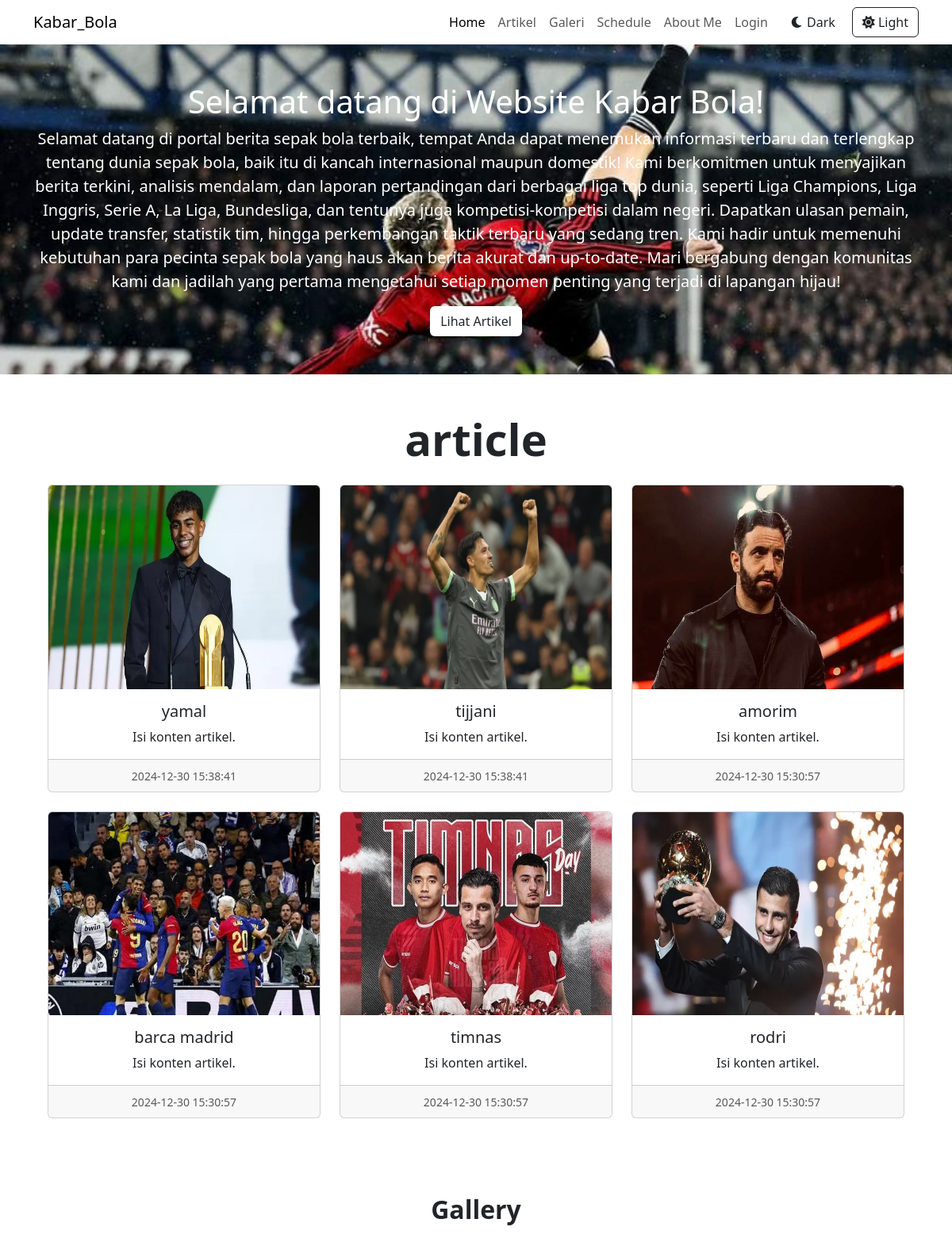
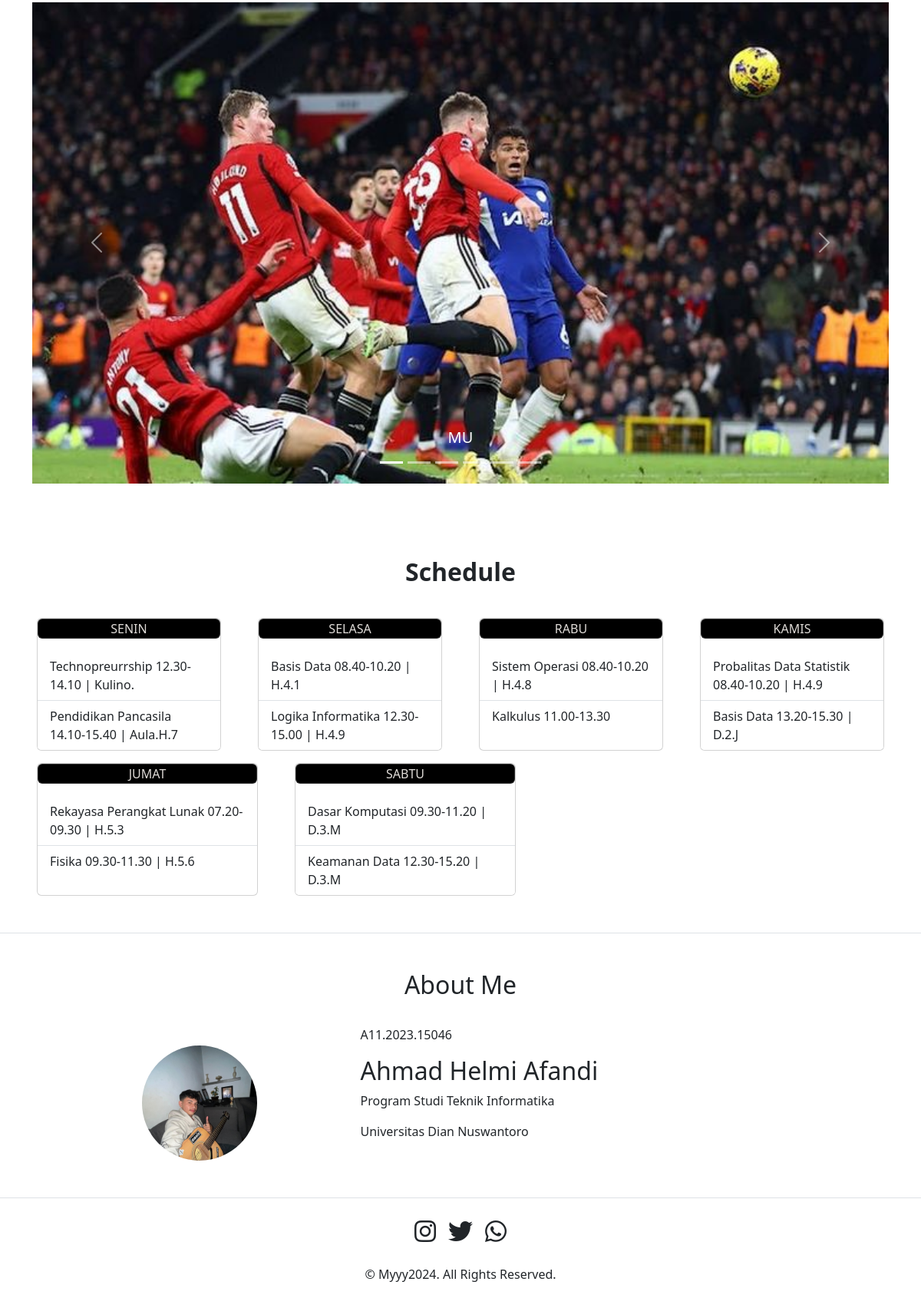
The page / on the database its author committed (2 pictures, top to bottom).
### tables this page shows
CREATE TABLE `article` (
  `id` int(11) NOT NULL,
  `judul` text DEFAULT NULL,
  `isi` text DEFAULT NULL,
  `gambar` text DEFAULT NULL,
  `tanggal` datetime DEFAULT NULL,
  `username` varchar(50) DEFAULT NULL
);

CREATE TABLE `gallery` (
  `id` int(11) NOT NULL,
  `judul` text DEFAULT NULL,
  `isi` text DEFAULT NULL,
  `gambar` text DEFAULT NULL,
  `tanggal` datetime DEFAULT NULL,
  `username` varchar(50) DEFAULT NULL
);

### index.php (the view, shortened to what this page needs)
<?php
include "koneksi.php";
?>
<!DOCTYPE html>
<html lang="id">
  <head>
    <link
      href="https://cdn.jsdelivr.net/npm/bootstrap@5.3.0/dist/css/bootstrap.min.css"rel="stylesheet"/>
    <link rel="stylesheet" href="https://cdnjs.cloudflare.com/ajax/libs/font-awesome/6.0.0-beta3/css/all.min.css"/>
  </head>
  <body>
    <nav class="navbar navbar-expand-lg" style="background-color: var(--bs-body-bg);">
      <div class="container">
        <a class="navbar-brand" href="#">Kabar_Bola</a>
        <div class="collapse navbar-collapse" id="navbarNav">
          <ul class="navbar-nav ms-auto">
            <li class="nav-item">
              <a class="nav-link active" href="#home">Home</a>
            </li>
            <li class="nav-item">
              <a class="nav-link" href="#artikel">Artikel</a>
            </li>
            <li class="nav-item">
              <a class="nav-link" href="#galeri">Galeri</a>
            </li>
            <li class="nav-item">
              <a class="nav-link" href="#schedule">Schedule</a>
            </li>
            <li class="nav-item">
              <a class="nav-link" href="#About Me">About Me</a>
            </li>
            <li class="nav-item">
              <a class="nav-link" href="login.php">Login</a>
            </li>
          </ul>
          <button id="dark-mode" class="btn btn-outline ms-2" style="background-color: var(--bs-body-bg);">
            <i class="fas fa-moon"></i> Dark
          </button>
          <button id="light-mode" class="btn btn-outline ms-2" style="background-color: var(--bs-body-bg);">
            <i class="fas fa-sun"></i> Light
          </button>
        </div>
      </div>
    </nav>
    <section id="home" class="bg-light py-5">
      <div class="container text-center">
        <h1>Selamat datang di Website Kabar Bola!</h1>
        <p class="lead">
            Selamat datang di portal berita sepak bola terbaik, tempat Anda dapat menemukan informasi terbaru dan terlengkap tentang dunia sepak bola, baik itu di kancah internasional maupun domestik! Kami berkomitmen untuk menyajikan berita terkini, analisis mendalam, dan laporan pertandingan dari berbagai liga top dunia, seperti Liga Champions, Liga Inggris, Serie A, La Liga, Bundesliga, dan tentunya juga kompetisi-kompetisi dalam negeri. Dapatkan ulasan pemain, update transfer, statistik tim, hingga perkembangan taktik terbaru yang sedang tren. Kami hadir untuk memenuhi kebutuhan para pecinta sepak bola yang haus akan berita akurat dan up-to-date. Mari bergabung dengan komunitas kami dan jadilah yang pertama mengetahui setiap momen penting yang terjadi di lapangan hijau!
        </p>
        <a href="#artikel" class="btn" style="background-color: var(--bs-body-bg);">Lihat Artikel</a>
      </div>
    </section>
    <section id="article" class="text-center p-5">
        <div class="container">
            <h1 class="fw-bold display-4 pb-3">article</h1>
            <div class="row row-cols-1 row-cols-md-3 g-4 justify-content-center">
            <?php
            $sql = "SELECT * FROM article ORDER BY tanggal DESC";
            $hasil = $conn->query($sql);
            while($row = $hasil->fetch_assoc()){
            ?>
                <div class="col">
                <div class="card h-100">
                    <div class="ratio ratio-4x3">
                    <img src="img/<?= $row["gambar"]?>" class="card-img-top img-fluid" alt="..." />
                    </div>
                    <div class="card-body">
                    <h5 class="card-title"><?= $row["judul"]?></h5>
                    <p class="card-text">
                        <?= $row["isi"]?>
                    </p>
                    </div>
                    <div class="card-footer">
                    <small class="text-body-secondary">
                        <?= $row["tanggal"]?>
                    </small>
                    </div>
                </div>
                </div>
                <?php
            }
            ?>
            </div>
        </div>
    </section>
    <section id="gallery" class="container my-5">
        <h2 class="text-center mb-4"><b>Gallery</b></h2>
            <div id="carouselExampleIndicators" class="carousel slide" data-bs-ride="carousel">
                <div class="carousel-indicators">
                    <?php
                    $sql = "SELECT * FROM gallery ORDER BY tanggal DESC";
                    $hasil = $conn->query($sql);
                    $counter = 0;
                    while($row = $hasil->fetch_assoc()){
                        $active_class = ($counter == 0) ? 'active' : '';
                        echo '<button type="button" data-bs-target="#carouselExampleIndicators" data-bs-slide-to="' . $counter . '" class="' . $active_class . '" aria-current="true" aria-label="Slide ' . ($counter + 1) . '"></button>';
                        $counter++;
                    }
                    ?>
                </div>
                <div class="carousel-inner">
                    <?php
                    $hasil->data_seek(0);
                    $counter = 0;
                    while($row = $hasil->fetch_assoc()){
                        $active_class = ($counter == 0) ? 'active' : '';
                        echo '<div class="carousel-item ' . $active_class . '">';
                        echo '<div class="ratio ratio-16x9">';
                        echo '<img src="img/' . $row["gambar"] . '" class="d-block w-100 img-fluid" alt="' . $row["judul"] . '">';
                        echo '</div>';
                        echo '<div class="carousel-caption d-none d-md-block">';
                        echo '<h5>' . $row["judul"] . '</h5>';
                        echo '</div>';
                        echo '</div>';
                        $counter++;
                    }
                    ?>
                </div>
                <button class="carousel-control-prev" type="button" data-bs-target="#carouselExampleIndicators" data-bs-slide="prev">
                    <span class="carousel-control-prev-icon" aria-hidden="true"></span>
                </button>
                <button class="carousel-control-next" type="button" data-bs-target="#carouselExampleIndicators" data-bs-slide="next">
                    <span class="carousel-control-next-icon" aria-hidden="true"></span>
                </button>
            </div>
    </section>
        <section id="schedule" class="text-start p-5 bg-body-light">
        <div class="container-schedule table-responsive">
            <div class="container-h2">
                <h2 class="fw-bold text-center mb-4">Schedule</h2>
                <div class="d-none d-md-block">
                    <div class="d-flex justify-content-center pt-3 gap-5">
                        <div class="card" style="width: 18rem;">
                            <ul class="list-group list-group-flush">
                                <div class="card mb-3 text-center" style="filter: invert(1);">SENIN</div>
                                <li class="list-group-item">Technopreurrship 12.30-14.10 | Kulino.</li>
                                <li class="list-group-item">Pendidikan Pancasila 14.10-15.40 | Aula.H.7</li>
                            </ul>
                        </div>
                        <div class="card" style="width: 18rem;">
                            <ul class="list-group list-group-flush">
                                <div class="card mb-3 text-center" style="filter: invert(1);">SELASA</div>
                                <li class="list-group-item">Basis Data 08.40-10.20 | H.4.1</li>
                                <li class="list-group-item">Logika Informatika 12.30-15.00 | H.4.9</li>
                            </ul>
                        </div>
                        <div class="card" style="width: 18rem;">
                            <ul class="list-group list-group-flush">
                                <div class="card mb-3 text-center" style="filter: invert(1);">RABU</div>
                                <li class="list-group-item">Sistem Operasi 08.40-10.20 | H.4.8</li>
                                <li class="list-group-item">Kalkulus 11.00-13.30</li>
                            </ul>
                        </div>
                        <div class="card" style="width: 18rem;">
                            <ul class="list-group list-group-flush">
                                <div class="card mb-3 text-center" style="filter: invert(1);">KAMIS</div>
                                <li class="list-group-item">Probalitas Data Statistik 08.40-10.20 | H.4.9</li>
                                <li class="list-group-item">Basis Data 13.20-15.30 | D.2.J</li>
                            </ul>
                        </div>
                    </div>
                    <div class="d-flex justify-content-start pt-3 gap-5">
                        <div class="card" style="width: 18rem;">
                            <ul class="list-group list-group-flush">
                                <div class="card mb-3 text-center" style="filter: invert(1);">JUMAT</div>
                                <li class="list-group-item">Rekayasa Perangkat Lunak 07.20-09.30 | H.5.3</li>
                                <li class="list-group-item">Fisika 09.30-11.30 | H.5.6</li>
                            </ul>
                        </div>
                        <div class="card" style="width: 18rem;">
                            <ul class="list-group list-group-flush">
                                <div class="card mb-3 text-center" style="filter: invert(1);">SABTU</div>
                                <li class="list-group-item">Dasar Komputasi 09.30-11.20 | D.3.M</li>
                                <li class="list-group-item">Keamanan Data 12.30-15.20 | D.3.M</li>
                            </ul>
                        </div>
                    </div>
                </div>
            </div>
        </div>
    </section>
    <section id="About Me" class="py-5 border-top border-bottom" style="background-color: var(--bs-body-bg);">
      <div class="container">
        <h2 class="text-center">About Me</h2>
        <div class="row align-items-center justify-content-center">
          <div class="col-md-3 text-center text-md-start">
            <img src="img/saya.jpg" alt="Myyy" class="rounded-circle img-fluid" style="width: 150px; height: 150px; margin-top:20%;">
          </div>
          <div class="col-md-6 text-center text-md-start">
            <p>A11.2023.15046</p>
            <h2>Ahmad Helmi Afandi</h2>
            <p>Program Studi Teknik Informatika</p>
            <a href="https://dinus.ac.id/" class="nav-link active" text="fw-bold">Universitas Dian Nuswantoro</a>
          </div>
        </div>
      </div>
    </section>
    <footer class="text-center py-3" style="background-color: var(--bs-body-bg);">
      <div class="d-flex justify-content-center mb-2">
        <a href="https://www.instagram.com/helmiafandi_/profilecard/?igsh=bXVvbXB4bWdldXJ0" class="h2 p-2">
          <i class="fab fa-instagram"></i>
        </a>
        <a href="https://twitter.com" class="h2 p-2">
          <i class="fab fa-twitter"></i>
        </a>
        <a href="https://whatsapp.com" class="h2 p-2">
          <i class="fab fa-whatsapp"></i>
        </a>
      </div>
      <div class="footer">
        <p>&copy; Myyy2024. All Rights Reserved.</p>
      </div>
    </footer>
  </body>
</html>

### index.php (style rules this page uses)
#home { background-image: url(img/54.jpg); background-size: cover; background-position: center; color: white; }

### rows shown on the page
article: gambar (picture), judul "yamal", isi "Isi konten artikel.", tanggal "2024-12-30 15:38:41"
article: gambar (picture), judul "tijjani", isi "Isi konten artikel.", tanggal "2024-12-30 15:38:41"
article: gambar (picture), judul "amorim", isi "Isi konten artikel.", tanggal "2024-12-30 15:30:57"
article: gambar (picture), judul "barca madrid", isi "Isi konten artikel.", tanggal "2024-12-30 15:30:57"
article: gambar (picture), judul "timnas", isi "Isi konten artikel.", tanggal "2024-12-30 15:30:57"
article: gambar (picture), judul "rodri", isi "Isi konten artikel.", tanggal "2024-12-30 15:30:57"
gallery: gambar (picture), judul "MU"
